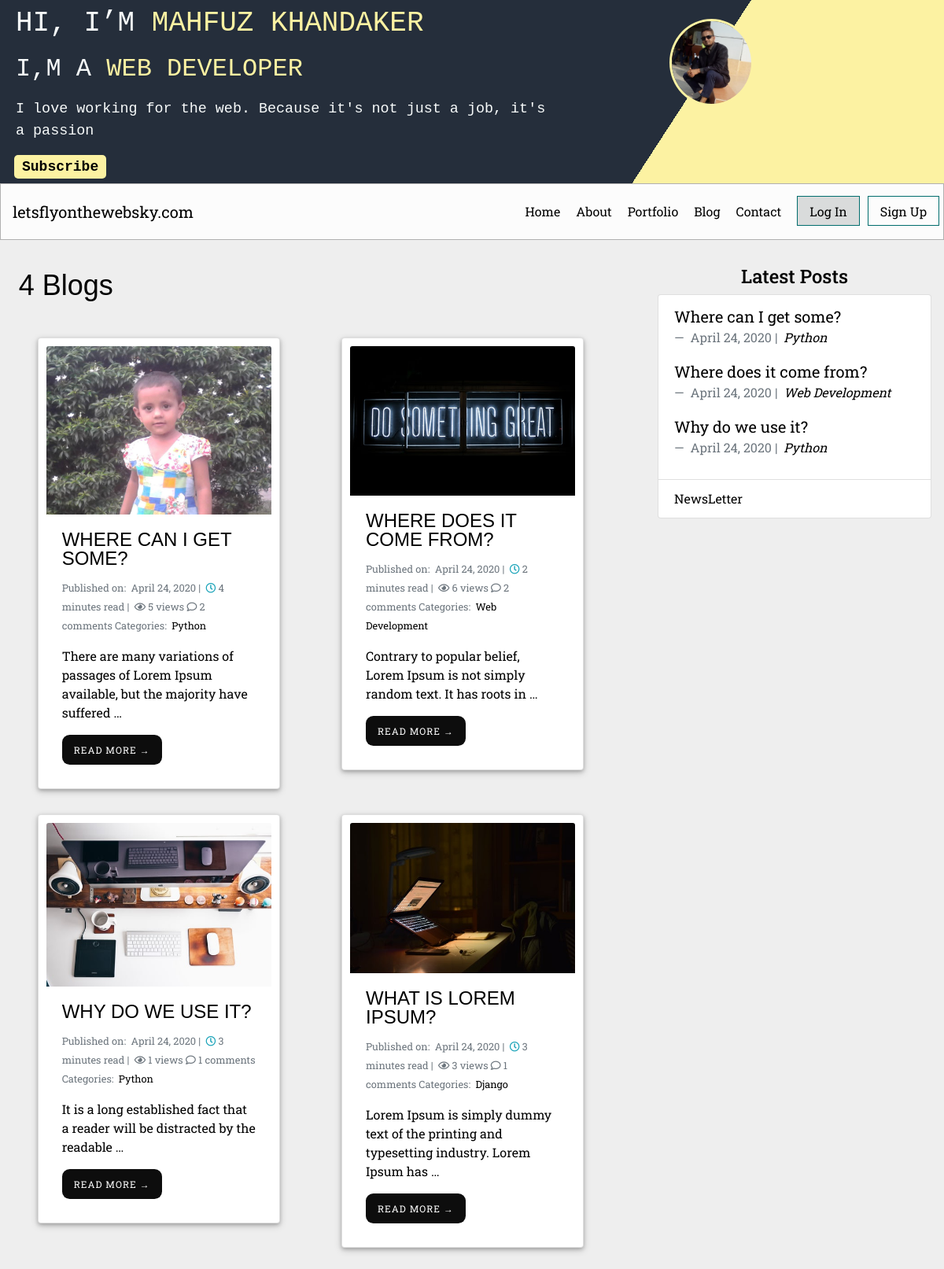
/blog/ (upper part), run on an earlier commit of the app's database.
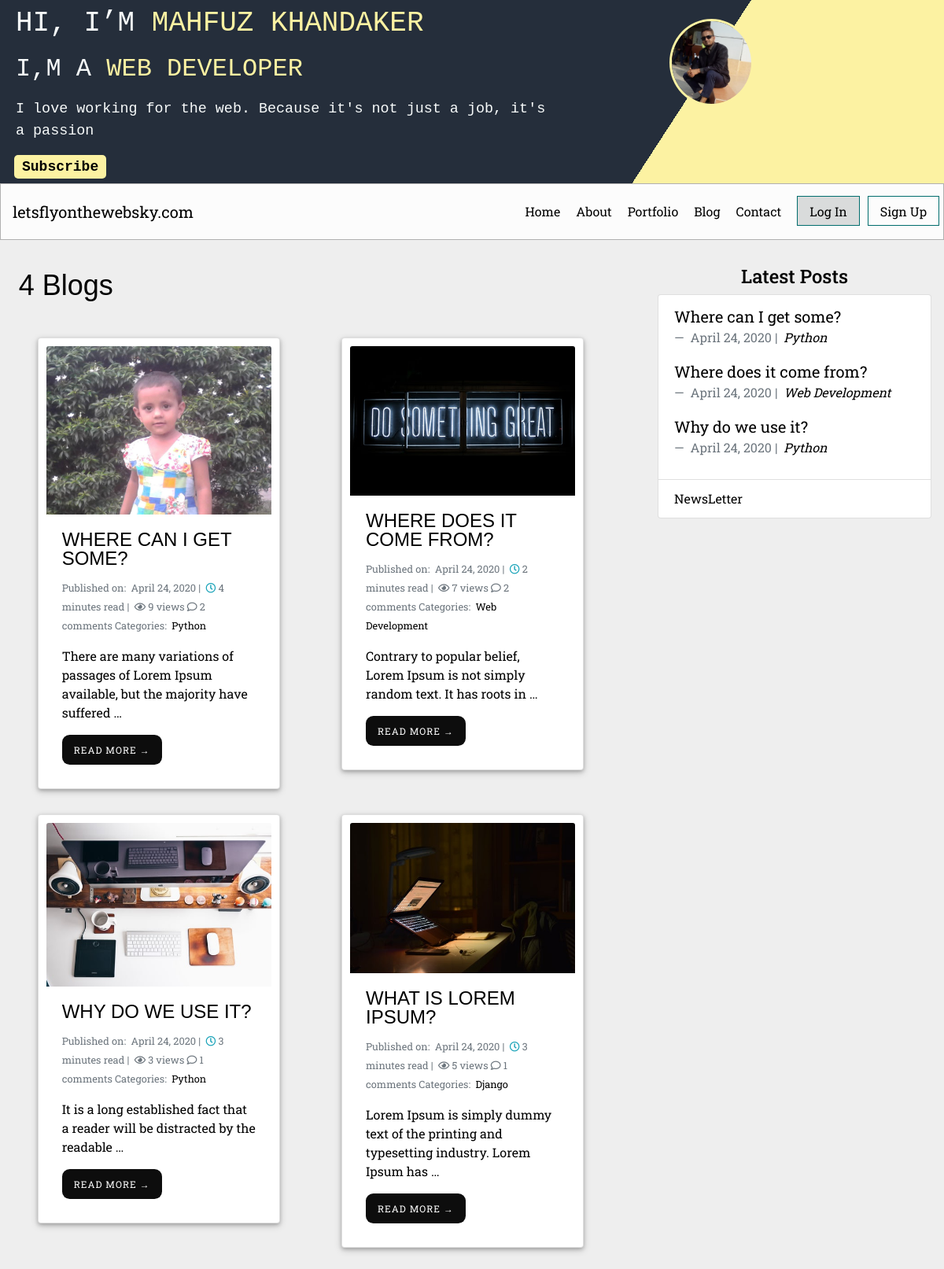
And on a later commit of the database.
### blog/models.py (models this page shows, shortened)
class Post(models.Model):
    main_image      = models.ImageField(upload_to='images/', blank=True)
    title           = models.CharField(max_length=255)
    slug            = models.SlugField(null=False, unique=True)
    body            = models.TextField()
    created_on      = models.DateTimeField(auto_now_add=True)
    status          = models.IntegerField(choices=STATUS, default=0)
    last_modified   = models.DateTimeField(auto_now=True)
    categories      = models.ManyToManyField('Category', related_name='posts')
    read_time       = models.IntegerField(default=0)
    number_of_views = models.IntegerField(default=0, null=True, blank=True)
    number_of_likes = models.IntegerField(default=0, null=True, blank=True)
    objects = models.Manager()
    class Meta:
        ordering = ['-created_on']
    def get_absolute_url(self):
        return reverse('blog_detail', kwargs={'slug': self.slug})
    @property
    def comments(self):
        instance = self
        qs = Comment.objects.filter_by_instance(instance)
        return qs

### blog/views.py (the view)
# urls.py: path('', views.Blogs.as_view(), name='posts'),
class Blogs(generic.ListView):
    model = Post
    template_name = 'blog_index.html'
    context_object_name = 'posts'
    paginate_by = 5
    def get_context_data(self, **kwargs):
        context = super(Blogs, self).get_context_data(**kwargs)
        context['post_num'] = Post.objects.count()
        return context

### about/templatetags/about_tags.py (called while the page is built)
@register.inclusion_tag('_about_me.html')
def about_me():
    abouts = About.objects.all()
    return {'abouts': abouts}

### blog/models.py (called while the page is built)
    def filter_by_instance(self, instance):
        content_type = ContentType.objects.get_for_model(instance.__class__)
        obj_id = instance.id
        qs = super(CommentManager, self).filter(content_type=content_type, object_id=obj_id).filter(parent=None)
        return qs

### blog/templatetags/blog_tags.py (called while the page is built)
@register.inclusion_tag('_latest_posts.html')
def latest_posts():
    posts = Post.objects.filter(status=1)[:3]
    return {'posts': posts}

### blog/templatetags/markdown_extras.py (called while the page is built)
@register.filter()
@stringfilter
def markdown(value):
    return md.markdown(value, extensions=['markdown.extensions.fenced_code'])

### blog/templates/blog_index.html (shortened to what this page needs)
{% extends "base.html" %}
{% load markdown_extras %}
{% block page_content %}
<div class="container-fluid">
  <h1>{{ post_num }} Blogs</h1>
<div class="row">
  {% for post in posts %}
    <div class="col-md-6">
        <div class="card mb-2 anim-card">
            <img class="card-img-top" src="{{ post.main_image.url }}">
            <div class="card-body">
              <h3 class="card-title"><a href="{% url 'blog_detail' post.slug %}">{{ post.title }}</a></h3>
              <small class="text-muted">
                Published on:&nbsp;
                {{ post.created_on.date }} |&nbsp;
                <i class="far fa-clock text-info"></i> {% if post.read_time <= 1 %} < 1 Minute {% else %}{{ post.read_time }} minutes read {% endif %} |&nbsp;
                <i class="far fa-eye"></i> {{ post.number_of_views }} views
                <i class="far fa-comment"></i> {{ post.comments.count }} comments
                Categories:&nbsp;
                {% for category in post.categories.all %}
                <a href="{% url 'blog_category' category.name %}">
                  {{ category.name }}
                  </a>&nbsp;
                {% endfor %}
              </small>
                <p class="card-text">{{ post.body | markdown | safe | truncatewords:15 }}</p>
                <a href="{% url 'blog_detail' post.slug %}" class="blog-home__cta">Read More &rarr;</a>
            </div>
        </div>
    </div>
    {% endfor %}
  </div>
</div>
{% endblock %}

### blog/templates/_latest_posts.html
{% for entry in posts %}
<blockquote class="blockquote">
  <p class="mb-0"><a href="{{ entry.get_absolute_url }}">{{ entry.title }}</a></p>
  <footer class="blockquote-footer">
    {{ entry.created_on.date }} |&nbsp;
    <cite title="Source Title">
      {% for category in entry.categories.all %}
      <a href="{% url 'blog_category' category.name %}">
        {{ category.name }}
      </a>
      {% endfor %}
    </cite>
  </footer>
</blockquote>
{% endfor %}

What changed in the data, as far as the page shows it:
changed Post "WHERE CAN I GET SOME?": number_of_views "5" → "9"
changed Post "WHERE DOES IT COME FROM?": number_of_views "6" → "7"
changed Post "WHY DO WE USE IT?": number_of_views "1" → "3"
changed Post "WHAT IS LOREM IPSUM?": number_of_views "3" → "5"
